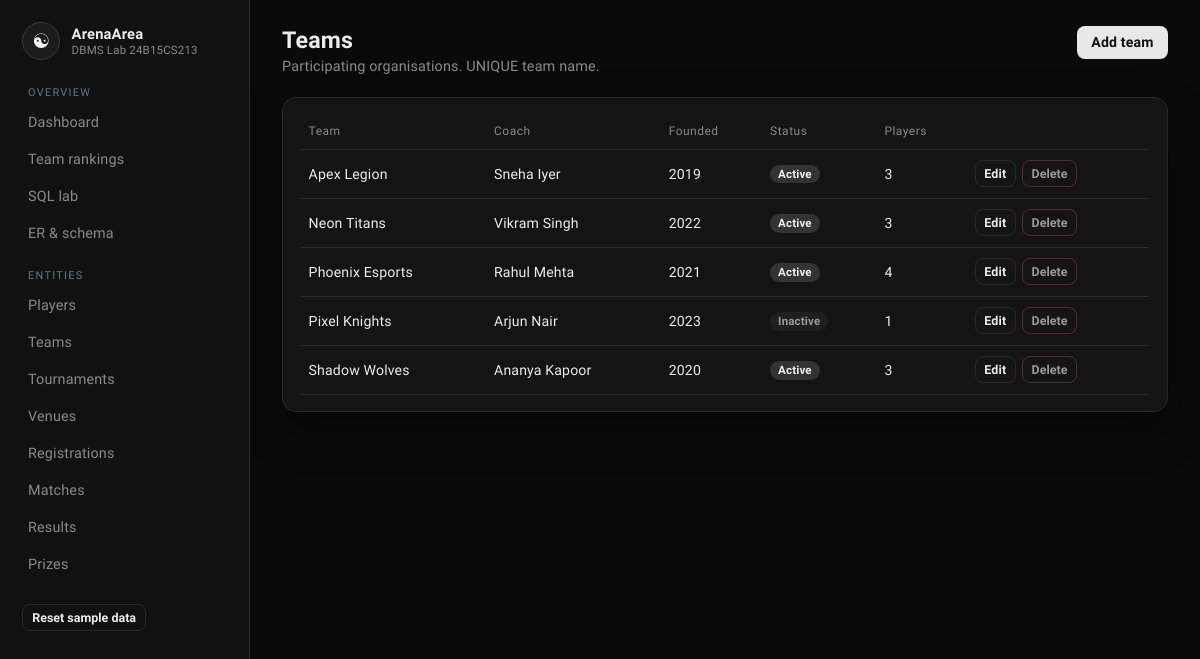
The page /teams on the database its author committed.
### tables this page shows
CREATE TABLE Team (
    team_id      INTEGER PRIMARY KEY AUTOINCREMENT,
    team_name    TEXT    NOT NULL UNIQUE,
    coach_name   TEXT    NOT NULL,
    founded_year INTEGER NOT NULL CHECK (founded_year BETWEEN 2000 AND 2100),
    status       TEXT    NOT NULL DEFAULT 'Active'
                         CHECK (status IN ('Active', 'Inactive'))
);

### app.py (the view)
@app.route("/teams")
def teams_list():
    rows = query(
        """
        SELECT t.*, COUNT(p.player_id) AS player_count
        FROM Team t
        LEFT JOIN Player p ON p.team_id = t.team_id
        GROUP BY t.team_id
        ORDER BY t.team_name
        """
    )
    return render_template("teams.html", rows=rows)

### app.py (called while the page is built)
def get_db():
    if "db" not in g:
        g.db = sqlite3.connect(DB_PATH)
        g.db.row_factory = sqlite3.Row
        g.db.execute("PRAGMA foreign_keys = ON")
    return g.db

def query(sql, args=(), one=False):
    cur = get_db().execute(sql, args)
    rows = cur.fetchall()
    cur.close()
    return (rows[0] if rows else None) if one else rows

### templates/teams.html (shortened to what this page needs)
{% extends "base.html" %}
{% block content %}
<div class="topbar">
  <div><h2>Teams</h2><p>Participating organisations. UNIQUE team name.</p></div>
  <a class="btn" href="{{ url_for('team_new') }}">Add team</a>
</div>
<div class="card">
<table>
  <thead><tr><th>Team</th><th>Coach</th><th>Founded</th><th>Status</th><th>Players</th><th></th></tr></thead>
  <tbody>
  {% for r in rows %}
    <tr>
      <td>{{ r.team_name }}</td>
      <td>{{ r.coach_name }}</td>
      <td>{{ r.founded_year }}</td>
      <td><span class="badge {{ r.status }}">{{ r.status }}</span></td>
      <td>{{ r.player_count }}</td>
      <td class="row-actions">
        <a class="btn ghost small" href="{{ url_for('team_edit', team_id=r.team_id) }}">Edit</a>
        <form action="{{ url_for('team_delete', team_id=r.team_id) }}" method="post">
          <button class="btn danger small" type="submit">Delete</button>
        </form>
      </td>
    </tr>
  {% endfor %}
  </tbody>
</table>
</div>
{% endblock %}

### static/style.css (style rules this page uses)
:root { --bg: #0a0a0a; --panel: #141414; --panel-2: #1a1a1a; --line: #2a2a2a; --text: #ececec; --muted: #8a8a8a; --mint: #cfcfcf; --mint-dim: #3a3a3a; --coral: #9a9a9a; --gold: #d0d0d0; --blue: #b8b8b8; --shadow: 0 18px 40px rgba(0, 0, 0, 0.45); }
* { box-sizing: border-box; }
html, body { margin: 0; min-height: 100%; }
body { font-family: "Sora", sans-serif; background: var(--bg); color: var(--text); letter-spacing: 0.01em; }
a { color: var(--mint); text-decoration: none; }
.topbar { display: flex; justify-content: space-between; align-items: flex-start; gap: 1rem; margin-bottom: 1.4rem; }
.topbar h2 { margin: 0 0 0.25rem; font-size: 1.45rem; }
.topbar p { margin: 0; color: var(--muted); font-size: 0.9rem; }
.btn, button.btn, input[type="submit"] { border: 0; background: #e8e8e8; color: #111; font-weight: 600; padding: 0.55rem 0.9rem; border-radius: 8px; cursor: pointer; font-family: inherit; font-size: 0.88rem; }
.btn.ghost, button.ghost { background: transparent; color: var(--text); border: 1px solid var(--line); }
.btn.danger, button.danger { background: transparent; color: var(--coral); border: 1px solid #5a2a34; }
.btn.small, button.small { padding: 0.32rem 0.55rem; font-size: 0.78rem; }
.card { background: var(--panel); border: 1px solid var(--line); border-radius: 14px; padding: 1rem 1.1rem; box-shadow: var(--shadow); }
table { width: 100%; border-collapse: collapse; font-size: 0.88rem; }
th, td { text-align: left; padding: 0.65rem 0.5rem; border-bottom: 1px solid var(--line); vertical-align: middle; }
th { color: var(--muted); font-weight: 500; font-size: 0.75rem; letter-spacing: 0.04em; }
.badge { display: inline-block; padding: 0.15rem 0.5rem; border-radius: 999px; font-size: 0.72rem; font-weight: 600; }
.Ongoing, .Live, .Active, .Approved { background: #333; color: #eee; }
.Inactive, .Rejected, .Cancelled { background: #1f1f1f; color: #9a9a9a; }
.row-actions { display: flex; gap: 0.35rem; }

### rows shown on the page
Team: team_name "Apex Legion", coach_name "Sneha Iyer", founded_year "2019", status "Active", player_count "3"
Team: team_name "Neon Titans", coach_name "Vikram Singh", founded_year "2022", status "Active", player_count "3"
Team: team_name "Phoenix Esports", coach_name "Rahul Mehta", founded_year "2021", status "Active", player_count "4"
Team: team_name "Pixel Knights", coach_name "Arjun Nair", founded_year "2023", status "Inactive", player_count "1"
Team: team_name "Shadow Wolves", coach_name "Ananya Kapoor", founded_year "2020", status "Active", player_count "3"
